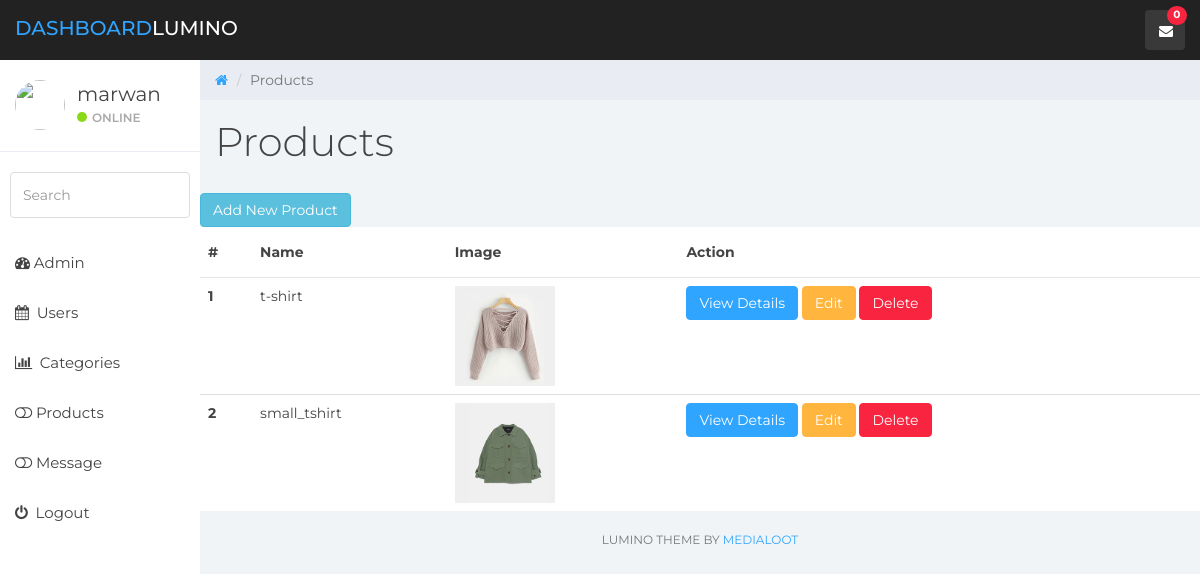
The page /core/dashboard/products.php (signed in) on the database its author committed.
### tables this page shows
CREATE TABLE `products` (
  `id` int(11) NOT NULL,
  `p_name` varchar(30) NOT NULL,
  `description` text NOT NULL,
  `price` varchar(30) NOT NULL,
  `image` longblob DEFAULT NULL,
  `discount` varchar(30) DEFAULT NULL,
  `stock` int(10) DEFAULT NULL,
  `id_category` int(10) DEFAULT NULL
);

### core/dashboard/products.php (the view, shortened to what this page needs)
<?php
 include 'des_include/header.php';
 include 'des_include/nav.php';
 include 'des_include/sidebar.php';
?>
	<div class="col-sm-9 col-sm-offset-3 col-lg-10 col-lg-offset-2 main">
		<div class="row">
			<ol class="breadcrumb">
				<li><a href="#">
					<em class="fa fa-home"></em>
				</a></li>
				<li class="active">Products</li>
			</ol>
		</div>
		<div class="row">
			<div class="col-lg-12">
				<h1 class="page-header">Products</h1>
			</div>
			<a href="add_product.php" class="btn btn-info">Add New Product</a>
			<table class="table table-hover">
			  <thead>
			    <tr>
			      <th scope="col">#</th>
			      <th scope="col">Name</th>
			      <th scope="col">Image</th>
			      <th scope="col">Action</th>
			    </tr>
			  </thead>
			  <tbody>
<?php
    $count = 1;
	$select_all_products = "SELECT p_name , image , id  FROM products";
	$result_all_products = $connection->query($select_all_products);
	foreach ($result_all_products as $key_products) {
		$name = $key_products['p_name'];
		$image = $key_products['image'];
?>
			    <tr>
			      <th scope="row"><?php echo $count++; ?></th>
			      <td><?php echo $name; ?></td>
			      <td><img style="width: 100px;height: 100px;" src="images/<?php echo $image; ?>"></td>
			      <td>
			      	<a href="view_product.php" class="btn btn-primary">View Details</a>
			      	<a class="btn btn-warning" href="edit_product.php?id=<?php echo $key_products['id']; ?>">Edit</a>
					<button type="button" class="btn btn-danger" data-toggle="modal" data-target="#exampleModal<?php echo $key_products['id']; ?>">
					  Delete
					</button>
			      </td>
			    </tr>
<?php } ?>
			  </tbody>
			</table>
		</div>
<?php
	include 'des_include/footer.php';
?>

### core/dashboard/css/styles.css (style rules this page uses)
body { background: #f1f4f7; padding-top: 60px; font-size: 14px; color: #444444; font-family: "Montserrat", "Helvetica Neue", Helvetica, Arial, sans-serif; }
a, a:hover, a:focus { color: #30a5ff; }
h1, h2, h3, h4, h5, h6 { color: #444444; }
h1 { font-weight: 300; font-size: 40px; }
.btn-primary, .btn-primary:hover, .btn-primary:focus, .btn-primary:active, .btn-primary.active, .open > .dropdown-toggle.btn-primary, .btn-primary.disabled, .btn-primary[disabled], fieldset[disabled] .btn-primary, .btn-primary.disabled:hover, .btn-primary[disabled]:hover, fieldset[disabled] .btn-primary:hover, .btn-primary.disabled:focus, .btn-primary[disabled]:focus, fieldset[disabled] .btn-primary:focus, .btn-primary.disabled:active, .btn-primary[disabled]:active, fieldset[disabled] .btn-primary:active, .btn-primary.disabled.active, .btn-primary[disabled].active, fieldset[disabled] .btn-primary.active { background-color: #30a5ff; border-color: #30a5ff; }
.btn-warning, .btn-warning:hover, .btn-warning:focus, .btn-warning:active, .btn-warning.active, .open > .dropdown-toggle.btn-warning, .btn-warning.disabled, .btn-warning[disabled], fieldset[disabled] .btn-warning, .btn-warning.disabled:hover, .btn-warning[disabled]:hover, fieldset[disabled] .btn-warning:hover, .btn-warning.disabled:focus, .btn-warning[disabled]:focus, fieldset[disabled] .btn-warning:focus, .btn-warning.disabled:active, .btn-warning[disabled]:active, fieldset[disabled] .btn-warning:active, .btn-warning.disabled.active, .btn-warning[disabled].active, fieldset[disabled] .btn-warning.active { background-color: #ffb53e; border-color: #ffb53e; }
.btn-danger, .btn-danger:hover, .btn-danger:focus, .btn-danger:active, .btn-danger.active, .open > .dropdown-toggle.btn-danger, .btn-danger.disabled, .btn-danger[disabled], fieldset[disabled] .btn-danger, .btn-danger.disabled:hover, .btn-danger[disabled]:hover, fieldset[disabled] .btn-danger:hover, .btn-danger.disabled:focus, .btn-danger[disabled]:focus, fieldset[disabled] .btn-danger:focus, .btn-danger.disabled:active, .btn-danger[disabled]:active, fieldset[disabled] .btn-danger:active, .btn-danger.disabled.active, .btn-danger[disabled].active, fieldset[disabled] .btn-danger.active { background-color: #f9243f; border-color: #f9243f; }
.breadcrumb { border-radius: 0; padding: 10px 15px 10px 15px; background: #e9ecf2; margin: 0; }
h1.page-header { margin-top: 20px; border-bottom: 0; }
.table { background: #fff; }
.table > thead > tr > th { border-bottom: 1px solid #e6e7e8; vertical-align: middle; height: 50px; }

### rows shown on the page
products: p_name "t-shirt", image (picture)
products: p_name "small_tshirt", image (picture)

### other values the page prints
$c "0"
$_SESSION['adminname'] "marwan"
